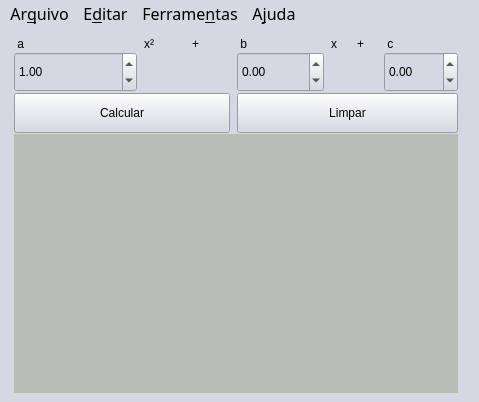
<?xml version="1.0" encoding="UTF-8"?>
<ui version="4.0">
 <class>MainWindow</class>
 <widget class="QMainWindow" name="MainWindow">
  <property name="geometry">
   <rect>
    <x>0</x>
    <y>0</y>
    <width>479</width>
    <height>402</height>
   </rect>
  </property>
  <property name="windowTitle">
   <string>Função Quadrática</string>
  </property>
  <property name="windowOpacity">
   <double>1.000000000000000</double>
  </property>
  <property name="styleSheet">
   <string notr="true">background-color: rgb(213, 215, 226);</string>
  </property>
  <widget class="QWidget" name="centralwidget">
   <layout class="QVBoxLayout" name="verticalLayout">
    <item>
     <layout class="QGridLayout" name="gridLayout">
      <property name="horizontalSpacing">
       <number>2</number>
      </property>
      <property name="verticalSpacing">
       <number>1</number>
      </property>
      <item row="1" column="3">
       <widget class="QDoubleSpinBox" name="valB">
        <property name="minimumSize">
         <size>
          <width>0</width>
          <height>40</height>
         </size>
        </property>
        <property name="minimum">
         <double>-99.989999999999995</double>
        </property>
       </widget>
      </item>
      <item row="1" column="0">
       <widget class="QDoubleSpinBox" name="valA">
        <property name="minimumSize">
         <size>
          <width>0</width>
          <height>40</height>
         </size>
        </property>
        <property name="minimum">
         <double>-99.989999999999995</double>
        </property>
        <property name="singleStep">
         <double>1.000000000000000</double>
        </property>
        <property name="value">
         <double>1.000000000000000</double>
        </property>
       </widget>
      </item>
      <item row="0" column="0">
       <widget class="QLabel" name="label_2">
        <property name="sizePolicy">
         <sizepolicy hsizetype="Fixed" vsizetype="Preferred">
          <horstretch>0</horstretch>
          <verstretch>0</verstretch>
         </sizepolicy>
        </property>
        <property name="styleSheet">
         <string notr="true">font: 52pt &quot;Sans&quot;;</string>
        </property>
        <property name="text">
         <string> a</string>
        </property>
        <property name="alignment">
         <set>Qt::AlignCenter</set>
        </property>
       </widget>
      </item>
      <item row="3" column="0" colspan="7">
       <widget class="QLabel" name="results">
        <property name="styleSheet">
         <string notr="true">background-color: rgb(186, 189, 182);
font: 14pt &quot;Sans&quot;;</string>
        </property>
        <property name="text">
         <string/>
        </property>
        <property name="margin">
         <number>0</number>
        </property>
        <property name="indent">
         <number>-1</number>
        </property>
       </widget>
      </item>
      <item row="0" column="6">
       <widget class="QLabel" name="label_7">
        <property name="sizePolicy">
         <sizepolicy hsizetype="Fixed" vsizetype="Preferred">
          <horstretch>0</horstretch>
          <verstretch>0</verstretch>
         </sizepolicy>
        </property>
        <property name="styleSheet">
         <string notr="true">font: 52pt &quot;Sans&quot;;</string>
        </property>
        <property name="text">
         <string> c</string>
        </property>
       </widget>
      </item>
      <item row="0" column="3">
       <widget class="QLabel" name="label_5">
        <property name="sizePolicy">
         <sizepolicy hsizetype="Fixed" vsizetype="Preferred">
          <horstretch>0</horstretch>
          <verstretch>0</verstretch>
         </sizepolicy>
        </property>
        <property name="styleSheet">
         <string notr="true">font: 52pt &quot;Sans&quot;;</string>
        </property>
        <property name="text">
         <string> b</string>
        </property>
        <property name="alignment">
         <set>Qt::AlignCenter</set>
        </property>
       </widget>
      </item>
      <item row="1" column="6">
       <widget class="QDoubleSpinBox" name="valC">
        <property name="minimumSize">
         <size>
          <width>0</width>
          <height>40</height>
         </size>
        </property>
        <property name="minimum">
         <double>-99.989999999999995</double>
        </property>
       </widget>
      </item>
      <item row="0" column="1">
       <widget class="QLabel" name="label_4">
        <property name="sizePolicy">
         <sizepolicy hsizetype="Fixed" vsizetype="Fixed">
          <horstretch>0</horstretch>
          <verstretch>0</verstretch>
         </sizepolicy>
        </property>
        <property name="styleSheet">
         <string notr="true">font: 52pt &quot;Sans&quot;;</string>
        </property>
        <property name="text">
         <string>x²</string>
        </property>
       </widget>
      </item>
      <item row="0" column="4">
       <widget class="QLabel" name="label_6">
        <property name="sizePolicy">
         <sizepolicy hsizetype="Fixed" vsizetype="Preferred">
          <horstretch>0</horstretch>
          <verstretch>0</verstretch>
         </sizepolicy>
        </property>
        <property name="styleSheet">
         <string notr="true">font: 52pt &quot;Sans&quot;;</string>
        </property>
        <property name="text">
         <string>x</string>
        </property>
       </widget>
      </item>
      <item row="0" column="5">
       <widget class="QLabel" name="label_9">
        <property name="sizePolicy">
         <sizepolicy hsizetype="Fixed" vsizetype="Preferred">
          <horstretch>0</horstretch>
          <verstretch>0</verstretch>
         </sizepolicy>
        </property>
        <property name="styleSheet">
         <string notr="true">font: 52pt &quot;Sans&quot;;</string>
        </property>
        <property name="text">
         <string>+</string>
        </property>
       </widget>
      </item>
      <item row="0" column="2">
       <widget class="QLabel" name="label_8">
        <property name="sizePolicy">
         <sizepolicy hsizetype="Fixed" vsizetype="Preferred">
          <horstretch>0</horstretch>
          <verstretch>0</verstretch>
         </sizepolicy>
        </property>
        <property name="styleSheet">
         <string notr="true">font: 52pt &quot;Sans&quot;;</string>
        </property>
        <property name="text">
         <string>+</string>
        </property>
       </widget>
      </item>
      <item row="2" column="0" colspan="3">
       <widget class="QPushButton" name="btnCalcular">
        <property name="sizePolicy">
         <sizepolicy hsizetype="Minimum" vsizetype="Fixed">
          <horstretch>0</horstretch>
          <verstretch>0</verstretch>
         </sizepolicy>
        </property>
        <property name="minimumSize">
         <size>
          <width>206</width>
          <height>40</height>
         </size>
        </property>
        <property name="text">
         <string>Calcular</string>
        </property>
       </widget>
      </item>
      <item row="2" column="3" colspan="4">
       <widget class="QPushButton" name="btnLimpar">
        <property name="minimumSize">
         <size>
          <width>206</width>
          <height>40</height>
         </size>
        </property>
        <property name="text">
         <string>Limpar</string>
        </property>
       </widget>
      </item>
     </layout>
    </item>
   </layout>
  </widget>
  <widget class="QMenuBar" name="menuBar">
   <property name="geometry">
    <rect>
     <x>0</x>
     <y>0</y>
     <width>479</width>
     <height>25</height>
    </rect>
   </property>
   <property name="minimumSize">
    <size>
     <width>0</width>
     <height>25</height>
    </size>
   </property>
   <property name="font">
    <font>
     <family>Sans</family>
     <pointsize>12</pointsize>
    </font>
   </property>
   <widget class="QMenu" name="menuArquivo">
    <property name="font">
     <font>
      <family>Verdana</family>
      <pointsize>11</pointsize>
     </font>
    </property>
    <property name="title">
     <string>Ar&amp;quivo</string>
    </property>
    <addaction name="actionImprimir"/>
    <addaction name="actionSalvar_resultado"/>
    <addaction name="separator"/>
    <addaction name="actionSair"/>
   </widget>
   <widget class="QMenu" name="menuEditar">
    <property name="font">
     <font>
      <family>Verdana</family>
     </font>
    </property>
    <property name="title">
     <string>E&amp;ditar</string>
    </property>
    <addaction name="actionZerar_valores"/>
    <addaction name="separator"/>
    <addaction name="actionRecortar"/>
    <addaction name="actionCopiar"/>
    <addaction name="actionColar"/>
   </widget>
   <widget class="QMenu" name="menuFerramentas">
    <property name="font">
     <font>
      <family>Verdana</family>
     </font>
    </property>
    <property name="title">
     <string>Ferrame&amp;ntas</string>
    </property>
    <addaction name="actionPrefer_ncias"/>
   </widget>
   <widget class="QMenu" name="menuAjuda">
    <property name="font">
     <font>
      <family>Verdana</family>
     </font>
    </property>
    <property name="title">
     <string>A&amp;juda</string>
    </property>
    <addaction name="actionAjuda"/>
    <addaction name="actionActualiza_es"/>
    <addaction name="actionSobre"/>
   </widget>
   <addaction name="menuArquivo"/>
   <addaction name="menuEditar"/>
   <addaction name="menuFerramentas"/>
   <addaction name="menuAjuda"/>
  </widget>
  <action name="actionAjuda">
   <property name="text">
    <string>&amp;Ajuda</string>
   </property>
  </action>
  <action name="actionSobre">
   <property name="text">
    <string>&amp;Sobre</string>
   </property>
  </action>
  <action name="actionSalvar_resultado">
   <property name="text">
    <string>&amp;Salvar resultado</string>
   </property>
  </action>
  <action name="actionSair">
   <property name="text">
    <string>Sai&amp;r</string>
   </property>
  </action>
  <action name="actionZerar_valores">
   <property name="text">
    <string>&amp;Zerar valores</string>
   </property>
  </action>
  <action name="actionPrefer_ncias">
   <property name="text">
    <string>&amp;Preferências</string>
   </property>
  </action>
  <action name="actionActualiza_es">
   <property name="enabled">
    <bool>false</bool>
   </property>
   <property name="text">
    <string>A&amp;ctualizações</string>
   </property>
  </action>
  <action name="actionCopiar">
   <property name="enabled">
    <bool>false</bool>
   </property>
   <property name="text">
    <string>&amp;Copiar</string>
   </property>
  </action>
  <action name="actionImprimir">
   <property name="enabled">
    <bool>false</bool>
   </property>
   <property name="text">
    <string>&amp;Imprimir</string>
   </property>
  </action>
  <action name="actionColar">
   <property name="enabled">
    <bool>false</bool>
   </property>
   <property name="text">
    <string>C&amp;olar</string>
   </property>
  </action>
  <action name="actionRecortar">
   <property name="enabled">
    <bool>false</bool>
   </property>
   <property name="text">
    <string>&amp;Recortar</string>
   </property>
  </action>
 </widget>
 <resources/>
 <connections/>
</ui>
